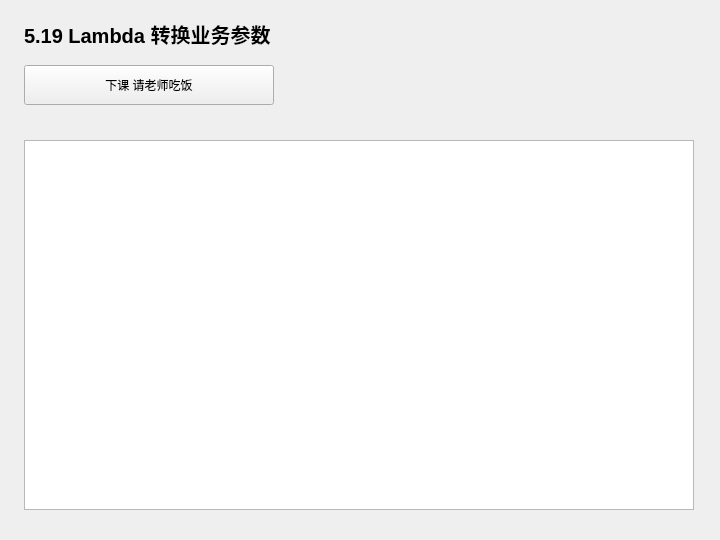
<?xml version="1.0" encoding="UTF-8"?>
<ui version="4.0">
 <class>Widget</class>
 <widget class="QWidget" name="Widget">
  <property name="geometry">
   <rect>
    <x>0</x>
    <y>0</y>
    <width>720</width>
    <height>540</height>
   </rect>
  </property>
  <property name="windowTitle">
   <string>5.19 Lambda 转换业务参数</string>
  </property>
  <widget class="QLabel" name="headingLabel">
   <property name="geometry">
    <rect>
     <x>24</x>
     <y>18</y>
     <width>670</width>
     <height>32</height>
    </rect>
   </property>
   <property name="text">
    <string>5.19 Lambda 转换业务参数</string>
   </property>
   <property name="font">
    <font>
     <pointsize>15</pointsize>
     <bold>true</bold>
    </font>
   </property>
  </widget>
  <widget class="QPlainTextEdit" name="outputEdit">
   <property name="geometry">
    <rect>
     <x>24</x>
     <y>140</y>
     <width>670</width>
     <height>370</height>
    </rect>
   </property>
   <property name="readOnly">
    <bool>true</bool>
   </property>
  </widget>
  <widget class="QPushButton" name="runButton">
   <property name="geometry">
    <rect>
     <x>24</x>
     <y>65</y>
     <width>250</width>
     <height>40</height>
    </rect>
   </property>
   <property name="text">
    <string>下课 请老师吃饭</string>
   </property>
  </widget>
 </widget>
 <resources />
 <connections />
</ui>
